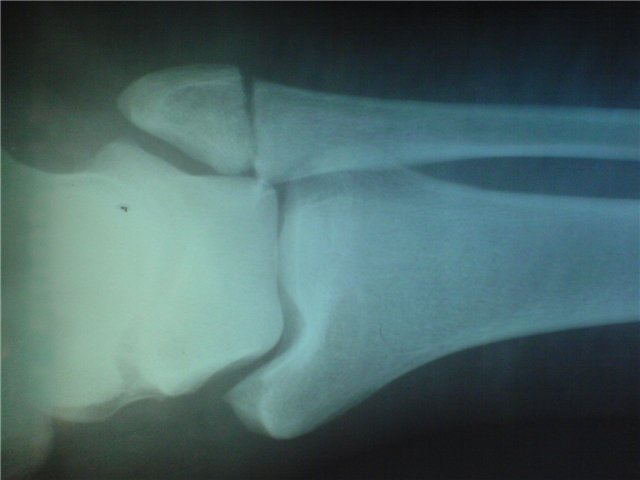
#> input picture bones_1.jpg, 640 x 480 px
$ python prac1.py
#> lines starting #> are read from the running program, lines starting #| are printed output that depends on the picture
import cv2 as cv
import sys
from matplotlib import pyplot as plt

#1 пункт
img = cv.imread(cv.samples.findFile("bones_1.jpg"))
#> img is the input picture: shape (480, 640, 3); mean B, G, R 101.4, 101, 73.2
if img is None:
    sys.exit("Could not read the image.")
cv.imshow("Display window", img)
k = cv.waitKey(0)
#> (key Esc is pressed here)
cv.imwrite('D:/2.jpg', img)

#2 пункт
print('Строки, столбцы и каналы:', img.shape) # строки, столбцы и каналы (если изображение цветное)
#| Строки, столбцы и каналы: (480, 640, 3)
print('Количество пикселей:',img.size)
#| Количество пикселей: 921600
print("Тип данных:", img.dtype)
#| Тип данных: uint8
px = img[145, 115]
#> px = [134, 143, 110]
print(px) #Blue, Green, Red values
#| [134 143 110]
px = [155,75,35]
print(px)

#3 пункт
img = cv.imread(cv.samples.findFile("virus_1.jpg"))
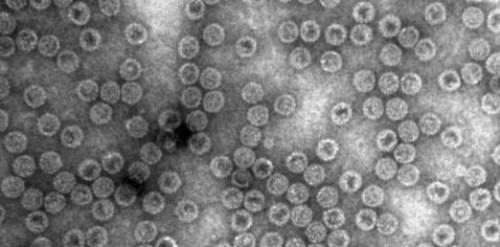
#> input picture virus_1.jpg, 500 x 247 px
#> img is the input picture: shape (247, 500, 3); min 0, max 254, mean 123.7
height, width = img.shape[:2]
#> height = 247; width = 500
res = cv.resize(img,(3*width, 3*height), interpolation = cv.INTER_CUBIC) # бикубическая интерполяция
cv.imshow("Display window1", res)
k = cv.waitKey(0)
#> (key Esc is pressed here)
res1 = cv.resize(img,(3*width, 3*height),  interpolation =  cv.INTER_LINEAR )#билинейная интерполяция
cv.imshow("Display window2", res1)
k = cv.waitKey(0)
#> (key Esc is pressed here)
res2 = cv.resize(img,(3*width, 3*height),  interpolation =  cv.INTER_NEAREST )#билинейная интерполяция
cv.imshow("Display window3", res2)
k = cv.waitKey(0)
#> (key Esc is pressed here)
w = int(img.shape[1] * 0.5)
#> w = 250
h = int(img.shape[0] * 0.5)
#> h = 123
res3 = cv.resize(img,(w,h),  interpolation =  cv.INTER_LINEAR )#билинейная интерполяция
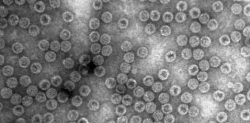
#> res3: shape (123, 250, 3); min 0, max 243, mean 123.6
cv.imshow("Display window", res3)
k = cv.waitKey(0)
#> (key Esc is pressed here)

#4 пункт

img1 = cv.imread("virus_1.jpg", cv.IMREAD_GRAYSCALE)
#> img1: shape (247, 500); min 0, max 254, mean 123.7
assert img1 is not None, "file could not be read, check with os.path.exists()"
plt.hist(img1.ravel(),256,[0,256]); plt.show()
#> after `plt.hist(img1.ravel(), 256, [0, 256])`:
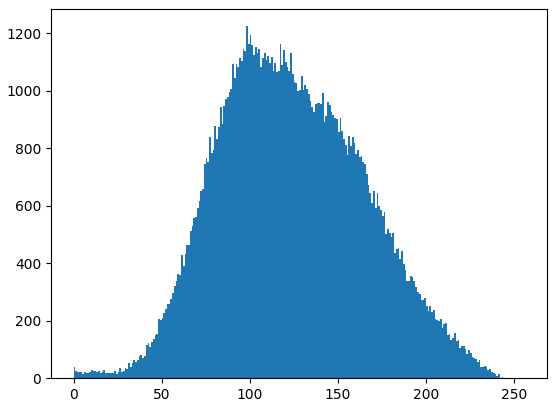
#> figure drawn by matplotlib, 1 panel; tallest bar 1225 high, from x = 98 to 99
plt.show()

img = cv.imread(cv.samples.findFile("bones_1.jpg "))
color = ('b','g','r')
for i,col in enumerate(color):
#> (the run stopped early here; a loop or call above may not have finished)
